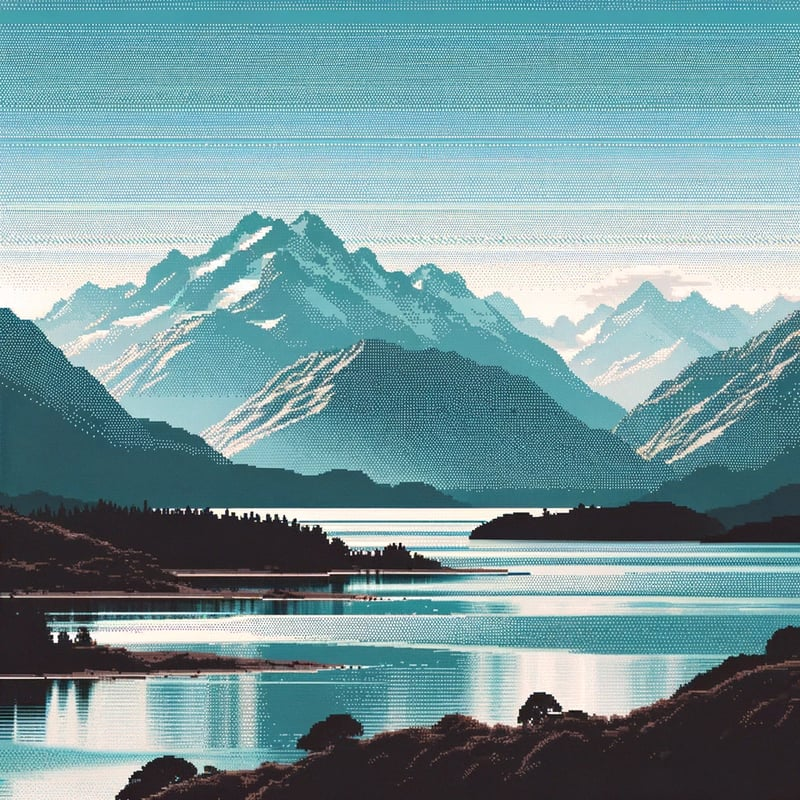
#> input picture test.jpg, 800 x 800 px
$ python script.py
#> lines starting #> are read from the running program, lines starting #| are printed output that depends on the picture
from PIL import Image
import os

def img_to_py(image : str, type: str, saveas: str, scale: str) -> None:
#> called with image = 'test.jpg', type = 'jpg', saveas = 'test.txt', scale = '5'
    scale = int(scale)

    img = Image.open(image)
#> img is the input picture: PIL image 800x800 RGB; mean R, G, B 117.6, 152, 156.4
    w, h = img.size
#> w = 800; h = 800

    img.resize((w // scale, h // scale)).save("mod.%s" % type)
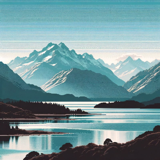
#> saved as mod.jpg: PIL image 160x160 RGB; mean R, G, B 117.6, 152, 156.4

    img = Image.open("mod.%s" % type)
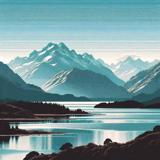
#> img: PIL image 160x160 RGB; mean R, G, B 117.6, 151.9, 156.5
    w, h = img.size
#> w = 160; h = 160

    grid = list()
    for i in range(h):
        grid.append(["X"] * w)

    pix = img.load()

    for y in range(h):
        for x in range(w):
            if sum(pix[x, y]) == 0:
                grid[y][x] = "#"
            elif sum(pix[x,y]) in range(1,100):
                grid[y][x] = "X"
            elif sum(pix[x,y]) in range(100,200):
                grid[y][x] = "%"
            elif sum(pix[x,y]) in range(200,300):
                grid[y][x] = "&"
            elif sum(pix[x,y]) in range(300,400):
                grid[y][x] = "*"
            elif sum(pix[x,y]) in range(400,500):
                grid[y][x] = "+"
            elif sum(pix[x,y]) in range(500,600):
                grid[y][x] = "/"
            elif sum(pix[x,y]) in range(600,700):
                grid[y][x] = "("
            elif sum(pix[x,y]) in range(700,750):
                grid[y][x] = "'"
            else:
                grid[y][x] = " "

    asc = open(saveas, "w")

    for row in grid:
        asc.write("".join(row) + "\n")

    asc.close()

    os.unlink("mod.%s" % type)

if __name__ == "__main__":
    # path = input("Enter Image Path: ")
    img_to_py("test.jpg", "jpg", "test.txt", "5")
